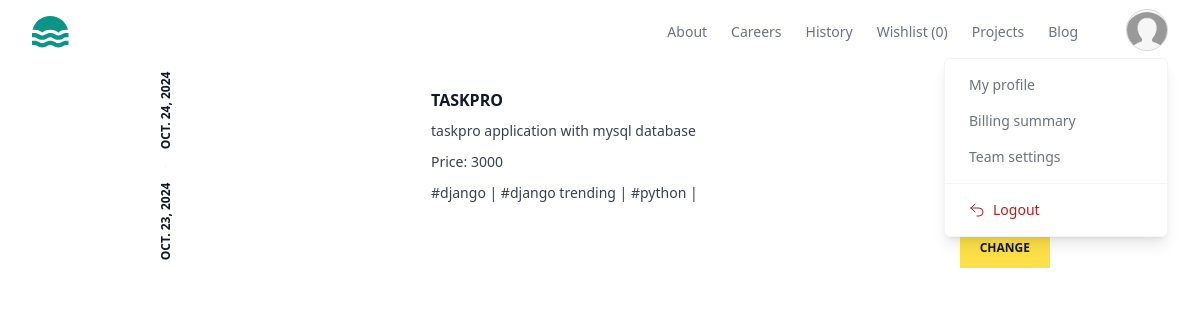
Page /myworks/all/ (signed in) on the committed database.
### store/models.py (models this page shows, shortened)
class BaseModel(models.Model):
    created_date=models.DateTimeField(auto_now_add=True)
    updated_date=models.DateTimeField(auto_now=True)
    is_active=models.BooleanField(default=True)

class UserProfile(BaseModel):
    bio=models.CharField(max_length=200,null=True)
    profile_picture=models.ImageField(upload_to="profilepictures",null=True,blank=True,default="profilepictures/default.png")
    phone=models.CharField(max_length=200,null=True)
    owner=models.OneToOneField(User,on_delete=models.CASCADE,related_name="profile")

class Project(BaseModel):
    title=models.CharField(max_length=200)
    description=models.TextField()
    preview_image=models.ImageField(upload_to="previewimages",null=True,blank=True)
    price=models.PositiveIntegerField()
    developer=models.ForeignKey(User,on_delete=models.CASCADE)
    files=models.FileField(upload_to="projects",null=True,blank=True)
    tag_objects=models.ManyToManyField(Tag,null=True)
    thumbnail=EmbedVideoField()

class BaseModel(models.Model):
    created_date=models.DateTimeField(auto_now_add=True)
    updated_date=models.DateTimeField(auto_now=True)
    is_active=models.BooleanField(default=True)

class Tag(BaseModel):
    title=models.CharField(max_length=200)

### store/views.py (the view)
# urls.py: path('myworks/all/',views.MyProjectListView.as_view(),name="my-works"),
@method_decorator(decs,name="dispatch")
class MyProjectListView(View):
    template_name="my_projects.html"
    def get(self,request,*args,**kwargs):
        qs=Project.objects.filter(developer=request.user)
        return render(request,self.template_name,{"data":qs})

### store/context_processors.py (called while the page is built)
def wishlist_item_count(request):
    count=0
    if request.user.is_authenticated:
        count=request.user.basket.basket_item.filter(is_order_placed=False).count()
    return {"cartitem_count":count}

### store/templates/my_projects.html (shortened to what this page needs)
{%extends 'base.html'%}
{% load embed_video_tags %}
{%block main_block%}
<div class="w-3/4 mx-auto">
    {%for p in data%}
    <article class="flex bg-white transition hover:shadow-xl">
        <div class="rotate-180 p-2 [writing-mode:_vertical-lr]">
          <time
            datetime="2022-10-10"
            class="flex items-center justify-between gap-4 text-xs font-bold uppercase text-gray-900">
            <span>{{p.created_date|date}}</span>
            <span>{{p.updated_date|date}}</span>
          </time>
        </div>
        <div class="hidden sm:block sm:basis-56">
        </div>
        <div class="flex flex-1 flex-col justify-between">
          <div class="border-s border-gray-900/10 p-4 sm:border-l-transparent sm:p-6">
            <a href="#">
              <h3 class="font-bold uppercase text-gray-900">
               {{p.title}}
              </h3>
            </a>
            <p class="mt-2 line-clamp-3 text-sm/relaxed text-gray-700">
            {{p.description}}
            </p>
            <p class="mt-2 line-clamp-3 text-sm/relaxed text-gray-700">
               Price: {{p.price}}
                </p>
            <p class="mt-2 line-clamp-3 text-sm/relaxed text-gray-700">
                    {%for t in p.tag_objects.all%}
                        #{{t.title}} |
                    {%endfor%}
            </p>
          </div>
          <div class="sm:flex sm:items-end sm:justify-end">
            <a
              href="{%url 'project-update' p.id%}"
              class="block bg-yellow-300 px-5 py-3 text-center text-xs font-bold uppercase text-gray-900 transition hover:bg-yellow-400"
            >
              Change
            </a>
          </div>
        </div>
      </article>
    {%endfor%}
</div>
{%endblock%}

### store/templates/base.html (shortened to what this page needs)
<!DOCTYPE html>
<html lang="en">
<head>
    <script src="https://cdn.tailwindcss.com"></script>
</head>
<body>
    <header class="bg-white">
        <div class="mx-auto max-w-screen-xxl px-4 sm:px-6 lg:px-8">
          <div class="flex h-16 items-center justify-between">
            <div class="flex-1 md:flex md:items-center md:gap-12">
              <a class="block text-teal-600" href="#">
              </a>
            </div>
            <div class="md:flex md:items-center md:gap-12">
              <nav aria-label="Global" class="hidden md:block">
                <ul class="flex items-center gap-6 text-sm">
                  <li>
                    <a class="text-gray-500 transition hover:text-gray-500/75" href="#"> About </a>
                  </li>
                  <li>
                    <a class="text-gray-500 transition hover:text-gray-500/75" href="#"> Careers </a>
                  </li>
                  <li>
                    <a class="text-gray-500 transition hover:text-gray-500/75" href="#"> History </a>
                  </li>
                  <li>
                    <a class="text-gray-500 transition hover:text-gray-500/75" href="{%url 'my-wishlist'%}"> Wishlist ({{cartitem_count}})</a>
                  </li>
                  <li>
                    <a class="text-gray-500 transition hover:text-gray-500/75" href="{%url 'my-works'%}"> Projects </a>
                  </li>
                  <li>
                    <a class="text-gray-500 transition hover:text-gray-500/75" href="#"> Blog </a>
                  </li>
                </ul>
              </nav>
              <div class="hidden md:relative md:block">
                <button
                  type="button"
                  class="overflow-hidden rounded-full border border-gray-300 shadow-inner"
                >
                  <img
                    src="{{request.user.profile.profile_picture.url}}"
                    alt=""
                    class="size-10 object-cover"
                  />
                </button>
                <div
                  class="absolute end-0 z-10 mt-0.5 w-56 divide-y divide-gray-100 rounded-md border border-gray-100 bg-white shadow-lg"
                  role="menu"
                >
                  <div class="p-2">
                    <a
                      href="{%url 'profile-edit'%}"
                      class="block rounded-lg px-4 py-2 text-sm text-gray-500 hover:bg-gray-50 hover:text-gray-700"
                      role="menuitem"
                    >
                      My profile
                    </a>
                    <a
                      href="#"
                      class="block rounded-lg px-4 py-2 text-sm text-gray-500 hover:bg-gray-50 hover:text-gray-700"
                      role="menuitem"
                    >
                      Billing summary
                    </a>
                    <a
                      href="#"
                      class="block rounded-lg px-4 py-2 text-sm text-gray-500 hover:bg-gray-50 hover:text-gray-700"
                      role="menuitem"
                    >
                      Team settings
                    </a>
                  </div>
                  <div class="p-2">
                    <form method="POST" action="">
                      <button
                        type="submit"
                        class="flex w-full items-center gap-2 rounded-lg px-4 py-2 text-sm text-red-700 hover:bg-red-50"
                        role="menuitem"
                      >
                        <svg
                          xmlns="http://www.w3.org/2000/svg"
                          fill="none"
                          viewBox="0 0 24 24"
                          stroke-width="1.5"
                          stroke="currentColor"
                          class="size-4"
                        >
                          <path
                            stroke-linecap="round"
                            stroke-linejoin="round"
                            d="M9 15 3 9m0 0 6-6M3 9h12a6 6 0 0 1 0 12h-3"
                          />
                        </svg>
                        Logout
                      </button>
                    </form>
                  </div>
                </div>
              </div>
            </div>
          </div>
        </div>
      </header>
{%block main_block%}
{%endblock%}
</body>
</html>

### rows in the picture
Project: created_date "OCT. 23, 2024", updated_date "OCT. 24, 2024", title "TASKPRO", description "taskpro application with mysql database", price "3000"
Tag: title "django"
Tag: title "django trending"
Tag: title "python"

### other values in the picture
{{ cartitem_count }} "0"
